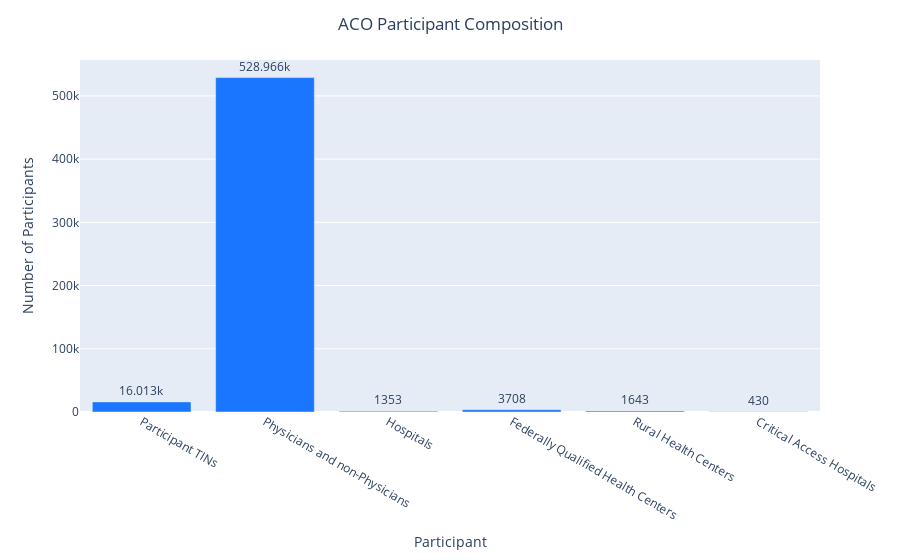

Notebook code cell kept with this figure:
### Code cell
import plotly.express as px


fig = px.bar(ACO_composition_df, x="Participant", y='Number of Participants', text_auto=True)
fig.update_layout(title_text='ACO Participant Composition', title_x=0.5)
fig.update_traces(marker_color='rgb(26, 118, 255)',  textposition='outside')
fig.show()

### Figure 1 — Plotly figure (JSON) as saved in the notebook; plotly's stock layout.template omitted (floating-point values rounded to 4 significant figures)
{"data": [{"alignmentgroup": "True", "hovertemplate": "Participant=%{x}<br>Number of Participants=%{y}<extra></extra>", "legendgroup": "", "marker": {"color": "rgb(26, 118, 255)", "pattern": {"shape": ""}}, "name": "", "offsetgroup": "", "orientation": "v", "showlegend": false, "textposition": "outside", "texttemplate": "%{y}", "type": "bar", "x": ["Participant TINs", "Physicians and non-Physicians", "Hospitals", "Federally Qualified Health Centers", "Rural Health Centers ", "Critical Access Hospitals"], "xaxis": "x", "y": [16013, 528966, 1353, 3708, 1643, 430], "yaxis": "y"}], "layout": {"barmode": "relative", "legend": {"tracegroupgap": 0}, "margin": {"t": 60}, "title": {"text": "ACO Participant Composition", "x": 0.5}, "xaxis": {"anchor": "y", "domain": [0, 1], "title": {"text": "Participant"}}, "yaxis": {"anchor": "x", "domain": [0, 1], "title": {"text": "Number of Participants"}}}}
